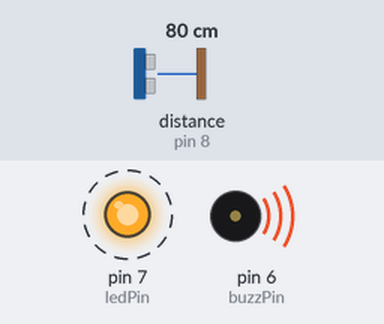
The sketch below on a simulated Arduino Uno, built with avr-gcc and run on an emulated ATmega328P. Parts: output pins drawn as LEDs (lit = HIGH), buzzer (waves = sounding, pin HIGH). Wiring (inferred from the names in the program): ultrasonic range finder: trigger pin 9; echo pin 8. Dashed ring = blinking. Inputs (shaded band) come from the test bench; at power-on: distance to the obstacle (sensor on pin 8) 80 cm. The echo pulse lasts 58.3 µs per cm; pins used as bus, display or sensor lines are not drawn.

Above: at 0.5 s.
Timing chart, 0 to 4.6 s (numbered marks = the images above):
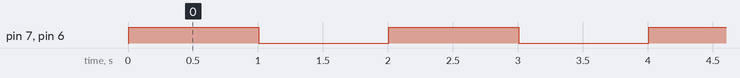

The sketch:

FirstProj.ino
```cpp
//pin values
const int trigPin = 9;
const int echoPin = 8;
const int ledPin = 7;
const int buzzPin = 6;

# define THRES 112.00

void setup() {
  //begin serial port
  Serial.begin (9600);

  //config pins to respective Input/Output mode
  pinMode(trigPin, OUTPUT);
  pinMode(echoPin, INPUT);
  pinMode(ledPin, OUTPUT);
  pinMode(buzzPin, OUTPUT);
}

//alarm function using pass by reference
void alarm(const float* const distance_cm){
  if(*distance_cm < THRES){
    for(int i = 0;i<100;i++){
      digitalWrite(buzzPin, HIGH);
      digitalWrite(ledPin, HIGH);
      delay(1000);
      digitalWrite(buzzPin, LOW);
      digitalWrite(ledPin, LOW);
      delay(1000);
    }
  }
  else{
    digitalWrite(buzzPin, LOW);
    digitalWrite(ledPin, LOW);
  }
}

//print to serial monitor function using pass by reference
void print(const float* const distance_cm){
  Serial.print("distance: ");
  Serial.print(*distance_cm);
  Serial.println(" cm");
}

void loop() {
  //defining floats here saves roughly 1% of storage (3888 to 3816 bytes)
  float duration_us, distance_cm;

  //10-microsecond pulse generated to TRIG pin
  digitalWrite(trigPin, HIGH);
  delayMicroseconds(10);
  digitalWrite(trigPin, LOW);

  //measure duration of pulse from ECHO pin
  duration_us = pulseIn(echoPin, HIGH);

  //calculate distance
  distance_cm = 0.017 * duration_us;

  //call to the alarm
  alarm(&distance_cm);

  //call to print
  print(&distance_cm);

  delay(500);
}
```

Measured:
- by itself, pin 7 (ledPin), pin 6 (buzzPin): alternates HIGH for 1.0 s and LOW for 1.0 s
